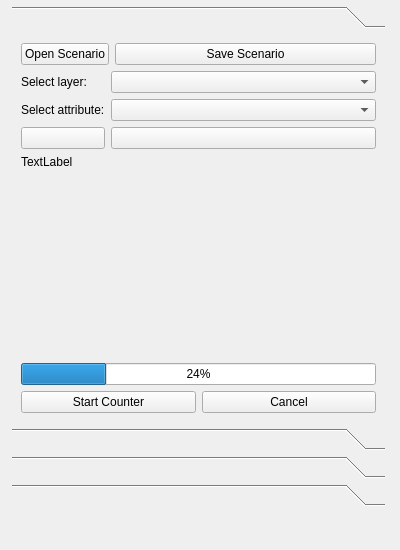
<?xml version="1.0" encoding="UTF-8"?>
<ui version="4.0">
 <class>SpatialDecisionDockWidgetBase</class>
 <widget class="QDockWidget" name="SpatialDecisionDockWidgetBase">
  <property name="geometry">
   <rect>
    <x>0</x>
    <y>0</y>
    <width>400</width>
    <height>550</height>
   </rect>
  </property>
  <property name="maximumSize">
   <size>
    <width>400</width>
    <height>550</height>
   </size>
  </property>
  <property name="windowTitle">
   <string>SDSS Template</string>
  </property>
  <widget class="QWidget" name="dockWidgetContents">
   <widget class="QToolBox" name="sampleWidgets">
    <property name="geometry">
     <rect>
      <x>12</x>
      <y>6</y>
      <width>373</width>
      <height>500</height>
     </rect>
    </property>
    <property name="sizePolicy">
     <sizepolicy hsizetype="Expanding" vsizetype="Maximum">
      <horstretch>0</horstretch>
      <verstretch>0</verstretch>
     </sizepolicy>
    </property>
    <property name="maximumSize">
     <size>
      <width>16777215</width>
      <height>500</height>
     </size>
    </property>
    <widget class="QWidget" name="sampleWidgetsPage1" native="true">
     <attribute name="label">
      <string/>
     </attribute>
     <layout class="QVBoxLayout" name="verticalLayout_2">
      <item>
       <layout class="QFormLayout" name="formLayout">
        <item row="0" column="0">
         <widget class="QPushButton" name="openScenarioButton">
          <property name="text">
           <string>Open Scenario</string>
          </property>
         </widget>
        </item>
        <item row="0" column="1">
         <widget class="QPushButton" name="saveScenarioButton">
          <property name="text">
           <string>Save Scenario</string>
          </property>
         </widget>
        </item>
       </layout>
      </item>
      <item>
       <layout class="QGridLayout" name="gridLayout_3" columnstretch="0,5">
        <item row="2" column="1">
         <widget class="QPushButton" name="ambulanceButton">
          <property name="sizePolicy">
           <sizepolicy hsizetype="Minimum" vsizetype="Minimum">
            <horstretch>0</horstretch>
            <verstretch>0</verstretch>
           </sizepolicy>
          </property>
          <property name="text">
           <string/>
          </property>
          <property name="iconSize">
           <size>
            <width>64</width>
            <height>64</height>
           </size>
          </property>
         </widget>
        </item>
        <item row="1" column="1">
         <widget class="QComboBox" name="selectAttributeCombo"/>
        </item>
        <item row="2" column="0">
         <widget class="QPushButton" name="medicButton">
          <property name="sizePolicy">
           <sizepolicy hsizetype="Minimum" vsizetype="Fixed">
            <horstretch>0</horstretch>
            <verstretch>0</verstretch>
           </sizepolicy>
          </property>
          <property name="text">
           <string/>
          </property>
          <property name="iconSize">
           <size>
            <width>64</width>
            <height>64</height>
           </size>
          </property>
         </widget>
        </item>
        <item row="0" column="1">
         <widget class="QComboBox" name="selectLayerCombo"/>
        </item>
        <item row="1" column="0">
         <widget class="QLabel" name="selectAttributeLabel">
          <property name="text">
           <string>Select attribute:</string>
          </property>
         </widget>
        </item>
        <item row="0" column="0">
         <widget class="QLabel" name="selectLayerLabel">
          <property name="text">
           <string>Select layer:</string>
          </property>
         </widget>
        </item>
       </layout>
      </item>
      <item>
       <widget class="QLabel" name="logoLabel">
        <property name="text">
         <string>TextLabel</string>
        </property>
       </widget>
      </item>
      <item>
       <spacer name="verticalSpacer">
        <property name="orientation">
         <enum>Qt::Vertical</enum>
        </property>
        <property name="sizeHint" stdset="0">
         <size>
          <width>20</width>
          <height>40</height>
         </size>
        </property>
       </spacer>
      </item>
      <item>
       <layout class="QGridLayout" name="gridLayout">
        <item row="1" column="0">
         <widget class="QPushButton" name="startCounterButton">
          <property name="text">
           <string>Start Counter</string>
          </property>
         </widget>
        </item>
        <item row="1" column="1">
         <widget class="QPushButton" name="cancelCounterButton">
          <property name="text">
           <string>Cancel</string>
          </property>
         </widget>
        </item>
        <item row="0" column="0" colspan="2">
         <widget class="QProgressBar" name="counterProgressBar">
          <property name="value">
           <number>24</number>
          </property>
         </widget>
        </item>
       </layout>
      </item>
     </layout>
    </widget>
    <widget class="QWidget" name="sampleWidgetsPage2" native="true">
     <attribute name="label">
      <string/>
     </attribute>
     <layout class="QFormLayout" name="formLayout_4">
      <property name="fieldGrowthPolicy">
       <enum>QFormLayout::FieldsStayAtSizeHint</enum>
      </property>
      <item row="1" column="0">
       <widget class="QPushButton" name="setNetworkButton">
        <property name="text">
         <string>Build Network</string>
        </property>
       </widget>
      </item>
      <item row="1" column="1">
       <widget class="QLabel" name="networkLabel">
        <property name="text">
         <string>Uses selected objects for origins / destinations</string>
        </property>
        <property name="wordWrap">
         <bool>true</bool>
        </property>
       </widget>
      </item>
      <item row="2" column="0">
       <widget class="QPushButton" name="shortestRouteButton">
        <property name="text">
         <string>Shortest Route</string>
        </property>
       </widget>
      </item>
      <item row="2" column="1">
       <widget class="QPushButton" name="clearRouteButton">
        <property name="text">
         <string>Clear Routes</string>
        </property>
       </widget>
      </item>
      <item row="3" column="0">
       <widget class="QPushButton" name="serviceAreaButton">
        <property name="text">
         <string>ServiceArea</string>
        </property>
       </widget>
      </item>
      <item row="3" column="1">
       <widget class="QLineEdit" name="serviceAreaCutoffEdit">
        <property name="text">
         <string>1500</string>
        </property>
       </widget>
      </item>
      <item row="4" column="0">
       <widget class="QPushButton" name="bufferButton">
        <property name="text">
         <string>Buffer</string>
        </property>
       </widget>
      </item>
      <item row="4" column="1">
       <widget class="QLineEdit" name="bufferCutoffEdit">
        <property name="text">
         <string>800</string>
        </property>
       </widget>
      </item>
      <item row="5" column="0">
       <widget class="QPushButton" name="makeIntersectionButton">
        <property name="text">
         <string>Intersection</string>
        </property>
       </widget>
      </item>
      <item row="6" column="0">
       <widget class="QPushButton" name="selectBufferButton">
        <property name="text">
         <string>Select in Buffer</string>
        </property>
       </widget>
      </item>
      <item row="6" column="1">
       <widget class="QPushButton" name="selectRangeButton">
        <property name="text">
         <string>Select in Range</string>
        </property>
       </widget>
      </item>
      <item row="7" column="0" colspan="2">
       <widget class="QLineEdit" name="expressionEdit">
        <property name="text">
         <string>id &lt; 3</string>
        </property>
       </widget>
      </item>
      <item row="8" column="0">
       <widget class="QPushButton" name="expressionSelectButton">
        <property name="text">
         <string>Select</string>
        </property>
       </widget>
      </item>
      <item row="8" column="1">
       <widget class="QPushButton" name="expressionFilterButton">
        <property name="text">
         <string>Filter</string>
        </property>
       </widget>
      </item>
      <item row="9" column="1">
       <widget class="QPushButton" name="insertObstacleButton">
        <property name="text">
         <string>Insert Obstacle</string>
        </property>
       </widget>
      </item>
     </layout>
    </widget>
    <widget class="QWidget" name="sampleWidgetsPage3" native="true">
     <attribute name="label">
      <string/>
     </attribute>
     <layout class="QVBoxLayout" name="verticalLayout_3">
      <item>
       <layout class="QGridLayout" name="gridLayout_4">
        <item row="0" column="1">
         <widget class="QLabel" name="label">
          <property name="text">
           <string>Buffer and Obstacles layers</string>
          </property>
         </widget>
        </item>
        <item row="1" column="1">
         <widget class="QLabel" name="label_2">
          <property name="text">
           <string>Apply style to selected layer</string>
          </property>
         </widget>
        </item>
        <item row="0" column="0">
         <widget class="QPushButton" name="displayStyleButton">
          <property name="text">
           <string>Load Style</string>
          </property>
         </widget>
        </item>
        <item row="1" column="0">
         <widget class="QPushButton" name="displayRangeButton">
          <property name="text">
           <string>Apply Style</string>
          </property>
         </widget>
        </item>
        <item row="2" column="0" colspan="2">
         <layout class="QVBoxLayout" name="chartLayout"/>
        </item>
       </layout>
      </item>
     </layout>
    </widget>
    <widget class="QWidget" name="sampleWidgetsPage4" native="true">
     <attribute name="label">
      <string/>
     </attribute>
     <layout class="QVBoxLayout" name="verticalLayout" stretch="0,0,0,0,0,0">
      <item>
       <layout class="QGridLayout" name="gridLayout_2" rowstretch="0,1,1" rowminimumheight="0,1,1">
        <item row="0" column="0">
         <widget class="QLabel" name="featureCounterLabel">
          <property name="text">
           <string>Feature counter:</string>
          </property>
         </widget>
        </item>
        <item row="0" column="2">
         <widget class="QPushButton" name="featureCounterUpdateButton">
          <property name="text">
           <string>Update</string>
          </property>
         </widget>
        </item>
        <item row="1" column="2">
         <widget class="QPushButton" name="saveMapPathButton">
          <property name="text">
           <string>...</string>
          </property>
         </widget>
        </item>
        <item row="1" column="0" colspan="2">
         <widget class="QLineEdit" name="saveMapPathEdit"/>
        </item>
        <item row="0" column="1">
         <widget class="QLineEdit" name="featureCounterEdit"/>
        </item>
        <item row="2" column="1">
         <widget class="QPushButton" name="saveMapButton">
          <property name="text">
           <string>Save Map</string>
          </property>
         </widget>
        </item>
       </layout>
      </item>
      <item>
       <widget class="QLabel" name="reportLabel">
        <property name="text">
         <string>Layer Report:</string>
        </property>
       </widget>
      </item>
      <item>
       <widget class="QListWidget" name="reportList"/>
      </item>
      <item>
       <widget class="QLabel" name="statisticsLabel">
        <property name="text">
         <string>Attribute Summary:</string>
        </property>
       </widget>
      </item>
      <item>
       <widget class="QTableWidget" name="statisticsTable"/>
      </item>
      <item>
       <widget class="QPushButton" name="saveStatisticsButton">
        <property name="text">
         <string>Save Summary</string>
        </property>
       </widget>
      </item>
     </layout>
    </widget>
   </widget>
  </widget>
 </widget>
 <resources/>
 <connections/>
</ui>
